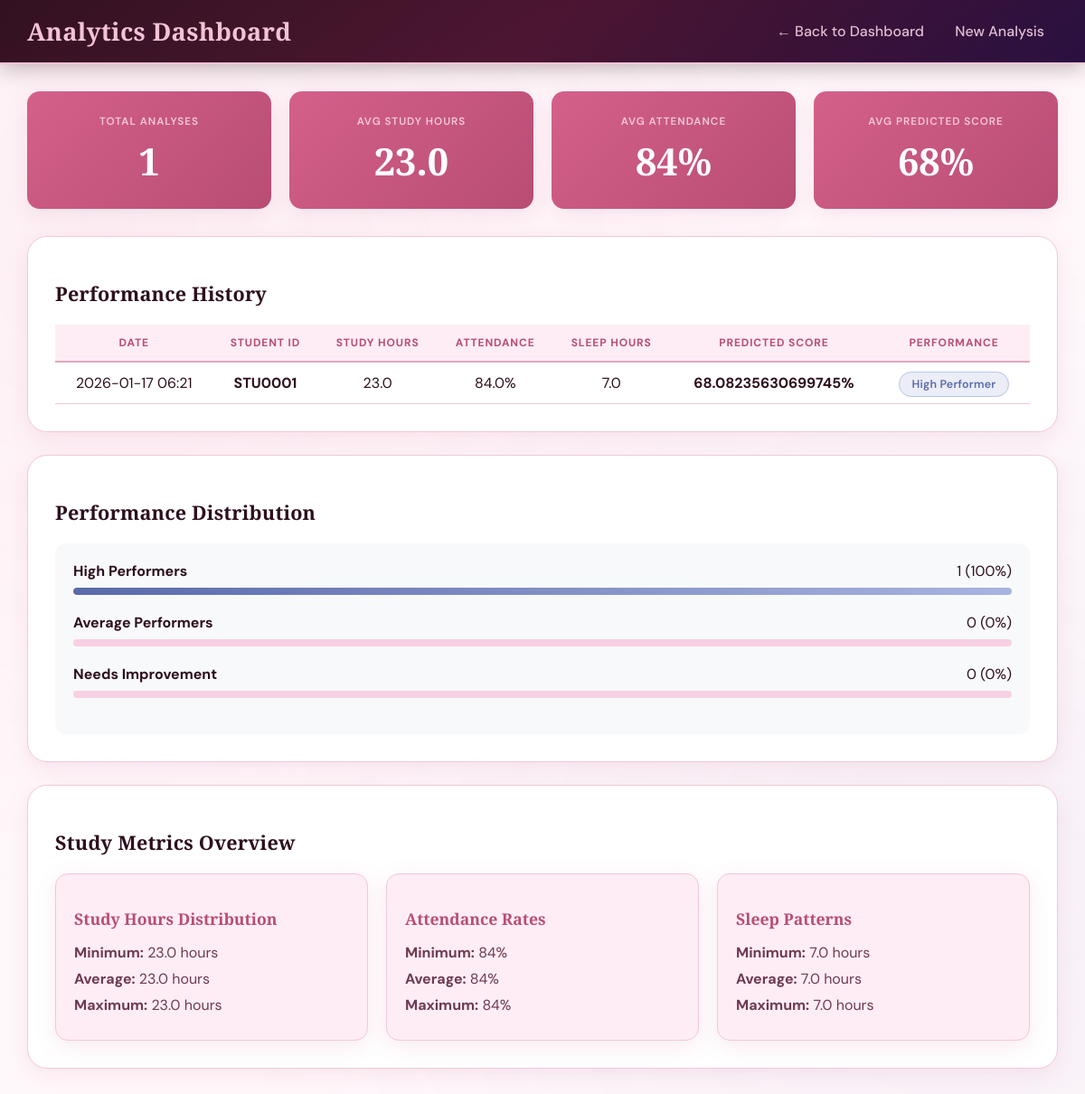
Page /analytics (signed in) on the committed database.
### tables this page shows
CREATE TABLE analysis_history
                 (id INTEGER PRIMARY KEY AUTOINCREMENT,
                  user_id INTEGER,
                  student_id TEXT,
                  student_name TEXT,
                  hours_studied REAL,
                  attendance REAL,
                  sleep_hours REAL,
                  previous_scores REAL,
                  tutoring_sessions INTEGER,
                  physical_activity REAL,
                  cluster INTEGER,
                  cluster_label TEXT,
                  predicted_score REAL,
                  analysis_date TIMESTAMP DEFAULT CURRENT_TIMESTAMP,
                  admin_notified INTEGER DEFAULT 0,
                  admin_viewed INTEGER DEFAULT 0,
                  FOREIGN KEY (user_id) REFERENCES users (id));

### app.py (the view)
@app.route('/analytics')
@login_required
def analytics():
    if session.get('role') == 'admin':
        return redirect(url_for('admin_analytics'))
    conn = get_db()
    history = conn.execute('''SELECT * FROM analysis_history
                             WHERE user_id = ?
                             ORDER BY analysis_date ASC''',
                          (session['user_id'],)).fetchall()
    conn.close()
    return render_template('analytics.html', history=history)

### app.py (called while the page is built)
def login_required(f):
    @wraps(f)
    def decorated_function(*args, **kwargs):
        if 'user_id' not in session:
            flash('Please login to access this page.', 'warning')
            return redirect(url_for('login'))
        return f(*args, **kwargs)
    return decorated_function

def get_db():
    conn = sqlite3.connect('studytrack.db')
    conn.row_factory = sqlite3.Row
    return conn

### templates/analytics.html (shortened to what this page needs)
<!DOCTYPE html>
<html lang="en">
<head>
     <link rel="stylesheet" href="/static/css/analyticgen.css">
</head>
<body>
<header>
    <h1>Analytics Dashboard</h1>
    <div>
       <a href="/admin/dashboard">← Back to Dashboard</a>
        <a href="/input">New Analysis</a>
    </div>
</header>
<div class="container">
    {% if history %}
        <div class="stats-grid">
            <div class="stat-box">
                <div class="stat-label">Total Analyses</div>
                <div class="stat-value">{{ history|length }}</div>
            </div>
            <div class="stat-box">
                <div class="stat-label">Avg Study Hours</div>
                <div class="stat-value">
                    {% set avg_hours = history|map(attribute='hours_studied')|sum / history|length %}
                    {{ "%.1f"|format(avg_hours) }}
                </div>
            </div>
            <div class="stat-box">
                <div class="stat-label">Avg Attendance</div>
                <div class="stat-value">
                    {% set avg_attendance = history|map(attribute='attendance')|sum / history|length %}
                    {{ "%.0f"|format(avg_attendance) }}%
                </div>
            </div>
            <div class="stat-box">
                <div class="stat-label">Avg Predicted Score</div>
                <div class="stat-value">
                    {% set avg_score = history|map(attribute='predicted_score')|sum / history|length %}
                    {{ "%.0f"|format(avg_score) }}%
                </div>
            </div>
        </div>
        <div class="card">
            <h2> Performance History</h2>
            <table>
                <thead>
                    <tr>
                        <th>Date</th>
                        <th>Student ID</th>
                        <th>Study Hours</th>
                        <th>Attendance</th>
                        <th>Sleep Hours</th>
                        <th>Predicted Score</th>
                        <th>Performance</th>
                    </tr>
                </thead>
                <tbody>
                    {% for h in history %}
                    <tr>
                        <td>{{ h.analysis_date[:16] }}</td>
                        <td><strong>{{ h.student_id }}</strong></td>
                        <td>{{ h.hours_studied }}</td>
                        <td>{{ h.attendance }}%</td>
                        <td>{{ h.sleep_hours }}</td>
                        <td><strong>{{ h.predicted_score }}%</strong></td>
                        <td>
                            {% if h.cluster_label == 'High Performer' %}
                                <span class="badge good">{{ h.cluster_label }}</span>
                            {% elif h.cluster_label == 'Average Performer' %}
                                <span class="badge avg">{{ h.cluster_label }}</span>
                            {% else %}
                                <span class="badge bad">{{ h.cluster_label }}</span>
                            {% endif %}
                        </td>
                    </tr>
                    {% endfor %}
                </tbody>
            </table>
        </div>
        <div class="card">
            <h2> Performance Distribution</h2>
            <div class="chart-container">
                {% set high_count = history|selectattr('cluster_label', 'equalto', 'High Performer')|list|length %}
                {% set avg_count = history|selectattr('cluster_label', 'equalto', 'Average Performer')|list|length %}
                {% set low_count = history|selectattr('cluster_label', 'equalto', 'Needs Improvement')|list|length %}
                {% set total = history|length %}
                <div class="dist-item">
                    <div class="dist-header">
                        <span><strong>High Performers</strong></span>
                        <span>{{ high_count }} ({{ "%.0f"|format((high_count/total)*100) }}%)</span>
                    </div>
                    <div class="progress-bar">
                        <div class="progress-fill green" data-width="{{ (high_count/total)*100 }}"></div>
                    </div>
                </div>
                <div class="dist-item">
                    <div class="dist-header">
                        <span><strong>Average Performers</strong></span>
                        <span>{{ avg_count }} ({{ "%.0f"|format((avg_count/total)*100) }}%)</span>
                    </div>
                    <div class="progress-bar">
                    </div>
                </div>
                <div class="dist-item">
                    <div class="dist-header">
                        <span><strong>Needs Improvement</strong></span>
                        <span>{{ low_count }} ({{ "%.0f"|format((low_count/total)*100) }}%)</span>
                    </div>
                    <div class="progress-bar">
                    </div>
                </div>
            </div>
        </div>
        <div class="card">
            <h2>Study Metrics Overview</h2>
            <div class="metrics-grid">
                <div class="metric-box">
                    <h3>Study Hours Distribution</h3>
                    {% set min_hours = history|map(attribute='hours_studied')|min %}
                    {% set max_hours = history|map(attribute='hours_studied')|max %}
                    {% set avg_hours = history|map(attribute='hours_studied')|sum / history|length %}
                    <p><strong>Minimum:</strong> {{ "%.1f"|format(min_hours) }} hours</p>
                    <p><strong>Average:</strong> {{ "%.1f"|format(avg_hours) }} hours</p>
                    <p><strong>Maximum:</strong> {{ "%.1f"|format(max_hours) }} hours</p>
                </div>
                <div class="metric-box">
                    <h3>Attendance Rates</h3>
                    {% set min_att = history|map(attribute='attendance')|min %}
                    {% set max_att = history|map(attribute='attendance')|max %}
                    {% set avg_att = history|map(attribute='attendance')|sum / history|length %}
                    <p><strong>Minimum:</strong> {{ "%.0f"|format(min_att) }}%</p>
                    <p><strong>Average:</strong> {{ "%.0f"|format(avg_att) }}%</p>
                    <p><strong>Maximum:</strong> {{ "%.0f"|format(max_att) }}%</p>
                </div>
                <div class="metric-box">
                    <h3>Sleep Patterns</h3>
                    {% set min_sleep = history|map(attribute='sleep_hours')|min %}
                    {% set max_sleep = history|map(attribute='sleep_hours')|max %}
                    {% set avg_sleep = history|map(attribute='sleep_hours')|sum / history|length %}
                    <p><strong>Minimum:</strong> {{ "%.1f"|format(min_sleep) }} hours</p>
                    <p><strong>Average:</strong> {{ "%.1f"|format(avg_sleep) }} hours</p>
                    <p><strong>Maximum:</strong> {{ "%.1f"|format(max_sleep) }} hours</p>
                </div>
            </div>
        </div>
    {% endif %}
</div>
</body>
</html>

### rows in the picture
analysis_history: analysis_date "2026-01-17 06:21", student_id "STU0001", hours_studied "23.0", attendance "84.0", sleep_hours "7.0", predicted_score "68.08235630699745", cluster_label "High Performer", attendance "84"

### other values in the picture
{{ history|length }} "1"
{{ "%.1f"|format(avg_hours) }} "23.0"
{{ "%.0f"|format(avg_attendance) }} "84"
{{ "%.0f"|format(avg_score) }} "68"
{{ high_count }} "1"
{{ "%.0f"|format((high_count/total)*100) }} "100"
{{ avg_count }} "0"
{{ "%.0f"|format((avg_count/total)*100) }} "0"
{{ low_count }} "0"
{{ "%.0f"|format((low_count/total)*100) }} "0"
{{ "%.0f"|format(avg_att) }} "84"
{{ "%.1f"|format(avg_sleep) }} "7.0"
